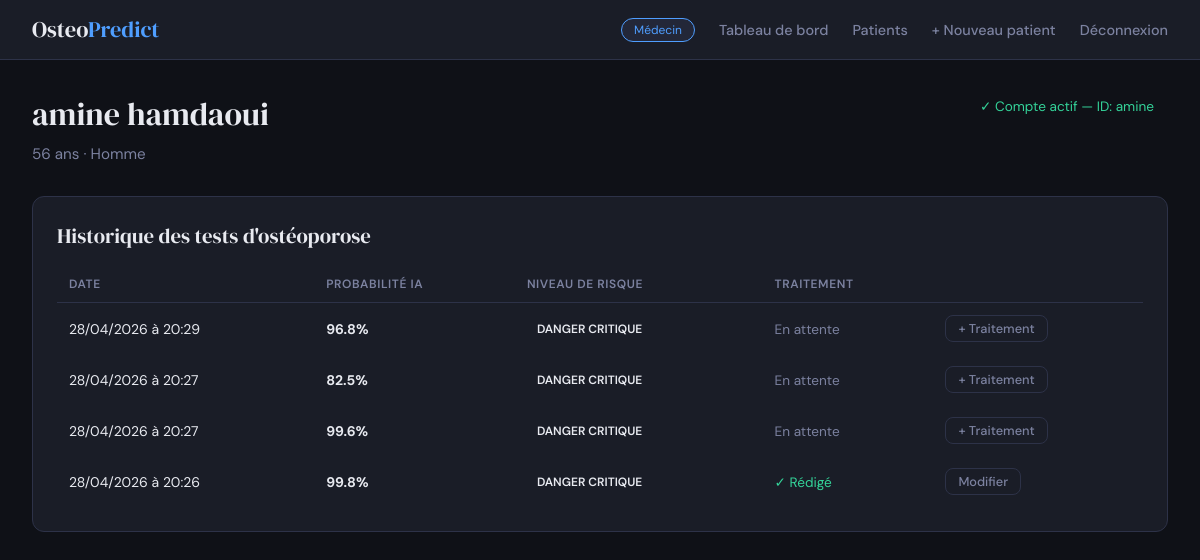
The app's page /patients/2/ (signed in), older data.
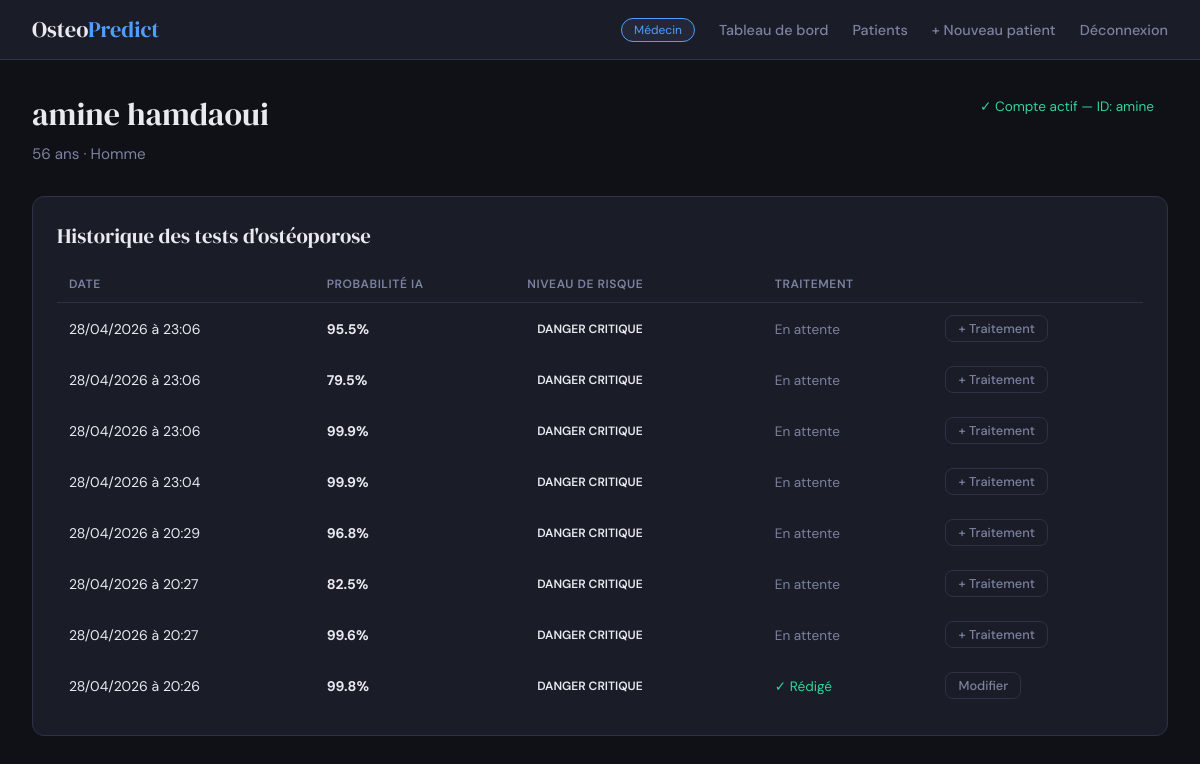
The same page, newer data.
### predictor/models.py (models this page shows, shortened)
class OsteoporosisPrediction(models.Model):
    patient = models.ForeignKey(Patient, on_delete=models.CASCADE, related_name='osteo_predictions')
    age = models.IntegerField()
    gender = models.CharField(max_length=10)
    hormonal_changes = models.CharField(max_length=50)
    family_history = models.CharField(max_length=10)
    race_ethnicity = models.CharField(max_length=50)
    body_weight = models.CharField(max_length=20)
    calcium_intake = models.CharField(max_length=20)
    vitamin_d_intake = models.CharField(max_length=20)
    physical_activity = models.CharField(max_length=20)
    smoking = models.CharField(max_length=10)
    alcohol_consumption = models.CharField(max_length=20)
    medical_conditions = models.CharField(max_length=100)
    medications = models.CharField(max_length=100)
    prior_fractures = models.CharField(max_length=10)
    probability = models.FloatField()
    result = models.IntegerField() # 0 ou 1
    model_used = models.CharField(max_length=50)
    created_at = models.DateTimeField(auto_now_add=True)
    class Meta:
        ordering = ["-created_at"]
    @property
    def risk_level(self):
        if self.probability >= 60:
            return 'critical'
        elif self.probability >= 35:
            return 'high'
        elif self.probability >= 15:
            return 'medium'
        return 'low'
    @property
    def risk_label(self):
        levels = {
            'critical': 'DANGER CRITIQUE',
            'high': 'Risque élevé',
            'medium': 'Risque modéré',
            'low': 'Risque faible'
        }
        return levels.get(self.risk_level, 'Inconnu')

### predictor/views.py (the view)
        def wrapper(request, *args, **kwargs):
            if not request.user.is_authenticated:
                return redirect('login')
            if get_user_role(request.user) != role:
                return redirect('home')
            return view_func(request, *args, **kwargs)

### predictor/views.py (called while the page is built)
def get_user_role(user):
    try:
        return user.profile.role
    except UserProfile.DoesNotExist:
        return None

def require_role(role):
    def decorator(view_func):
        def wrapper(request, *args, **kwargs):
            if not request.user.is_authenticated:
                return redirect('login')
            if get_user_role(request.user) != role:
                return redirect('home')
            return view_func(request, *args, **kwargs)
        wrapper.__name__ = view_func.__name__
        return wrapper
    return decorator

@require_role('doctor')
@login_required
def patient_detail(request, patient_id):
    patient = get_object_or_404(Patient, id=patient_id, doctor=request.user)
    predictions = patient.osteo_predictions.all().order_by('-created_at')
    return render(request, 'predictor/patient_detail.html', {'patient': patient, 'predictions': predictions})

### predictor/templates/predictor/patient_detail.html (shortened to what this page needs)
{% extends 'predictor/base.html' %}
{% block content %}
<div class="page-header" style="display:flex;justify-content:space-between;align-items:flex-start;">
    <div>
        <div class="page-title">{{ patient.first_name }} {{ patient.last_name }}</div>
        <div class="page-subtitle">{{ patient.age }} ans · {{ patient.gender|default:"Genre non spécifié" }}</div>
    </div>
    <div style="display:flex;gap:.75rem;">
        {% if patient.user %}
        <span style="background:var(--accent-patient)22;color:var(--accent-patient);border:1px solid var(--accent-patient)44;border-radius:8px;padding:6px 14px;font-size:.85rem;">
            ✓ Compte actif — ID: {{ patient.user.username }}
        </span>
        {% endif %}
    </div>
</div>
<div class="card">
    <div class="card-title">Historique des tests d'ostéoporose</div>
    {% if predictions %}
    <table class="table">
        <thead>
            <tr>
                <th>Date</th>
                <th>Probabilité IA</th>
                <th>Niveau de risque</th>
                <th>Traitement</th>
                <th></th>
            </tr>
        </thead>
        <tbody>
        {% for pred in predictions %}
        <tr>
            <td>{{ pred.created_at|date:"d/m/Y à H:i" }}</td>
            <td>
                <strong>{{ pred.probability|floatformat:1 }}%</strong>
            </td>
            <td><span class="badge badge-{{ pred.risk_level }}">{{ pred.risk_label }}</span></td>
            <td>
                {% if pred.treatment %}
                <span style="color:var(--accent-patient);font-size:.85rem;">✓ Rédigé</span>
                {% else %}
                <span style="color:var(--text-muted);font-size:.85rem;">En attente</span>
                {% endif %}
            </td>
            <td>
                <a href="{% url 'add_treatment' pred.id %}" class="btn btn-outline" style="padding:4px 12px;font-size:.8rem;">
                    {% if pred.treatment %}Modifier{% else %}+ Traitement{% endif %}
                </a>
            </td>
        </tr>
        {% endfor %}
        </tbody>
    </table>
    {% else %}
    <div style="padding:2rem;text-align:center;color:var(--text-muted);">
        <p>Ce patient n'a pas encore effectué de test.</p>
        <p style="font-size:.875rem;margin-top:.5rem;">Le patient doit se connecter pour remplir le questionnaire d'évaluation.</p>
    </div>
    {% endif %}
</div>
{% endblock %}

Row changes from the older to the newer data that the page shows:
added OsteoporosisPrediction: created_at "28/04/2026 à 23:06", probability "95.5", risk_label "DANGER CRITIQUE", shows "En attente", shows "+ Traitement"
added OsteoporosisPrediction: created_at "28/04/2026 à 23:06", probability "79.5", risk_label "DANGER CRITIQUE", shows "En attente", shows "+ Traitement"
added OsteoporosisPrediction: created_at "28/04/2026 à 23:06", probability "99.9", risk_label "DANGER CRITIQUE", shows "En attente", shows "+ Traitement"
added OsteoporosisPrediction: created_at "28/04/2026 à 23:04", probability "99.9", risk_label "DANGER CRITIQUE", shows "En attente", shows "+ Traitement"
